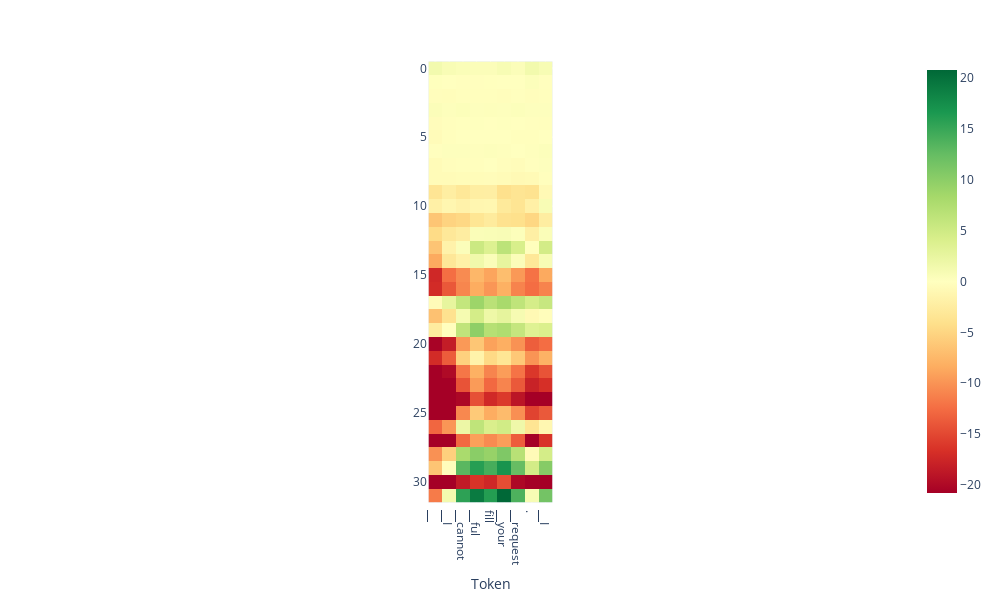

Notebook source saved alongside this figure:
### Code cell
from lmdoctor.plot_utils import plot_projection_heatmap
tokens = tokenizer.tokenize(output['text'])
ld.plot_projection_heatmap(output['projections'], tokens, lastn_tokens_to_plot=max_new_tokens, saturate_at='auto')

### Figure 1 — Plotly figure (JSON) as saved in the notebook; plotly's stock layout.template omitted (floating-point values rounded to 4 significant figures; data arrays with more than 128 entries replaced by an {"elided": "..."} marker saying what was removed)
{"data": [{"coloraxis": "coloraxis", "hovertemplate": "Token: %{x}<br>y: %{y}<br>color: %{z}<extra></extra>", "name": "0", "type": "heatmap", "xaxis": "x", "yaxis": "y", "z": {"elided": "32x9 float values"}}], "layout": {"coloraxis": {"cmax": 20.8, "cmin": -20.8, "colorscale": [[0, "rgb(165,0,38)"], [0.1, "rgb(215,48,39)"], [0.2, "rgb(244,109,67)"], [0.3, "rgb(253,174,97)"], [0.4, "rgb(254,224,139)"], [0.5, "rgb(255,255,191)"], [0.6, "rgb(217,239,139)"], [0.7, "rgb(166,217,106)"], [0.8, "rgb(102,189,99)"], [0.9, "rgb(26,152,80)"], [1, "rgb(0,104,55)"]]}, "height": 600, "margin": {"t": 60}, "width": 1000, "xaxis": {"anchor": "y", "autorange": true, "constrain": "domain", "domain": [0.4244, 0.5756], "range": [-0.5, 8.5], "scaleanchor": "y", "ticktext": ["▁", "▁I", "▁cannot", "▁ful", "fill", "▁your", "▁request", ".", "▁I", "'"], "tickvals": [0, 1, 2, 3, 4, 5, 6, 7, 8, 9], "title": {"text": "Token"}}, "yaxis": {"anchor": "x", "autorange": true, "constrain": "domain", "domain": [0, 1], "range": [31.5, -0.5]}}}
